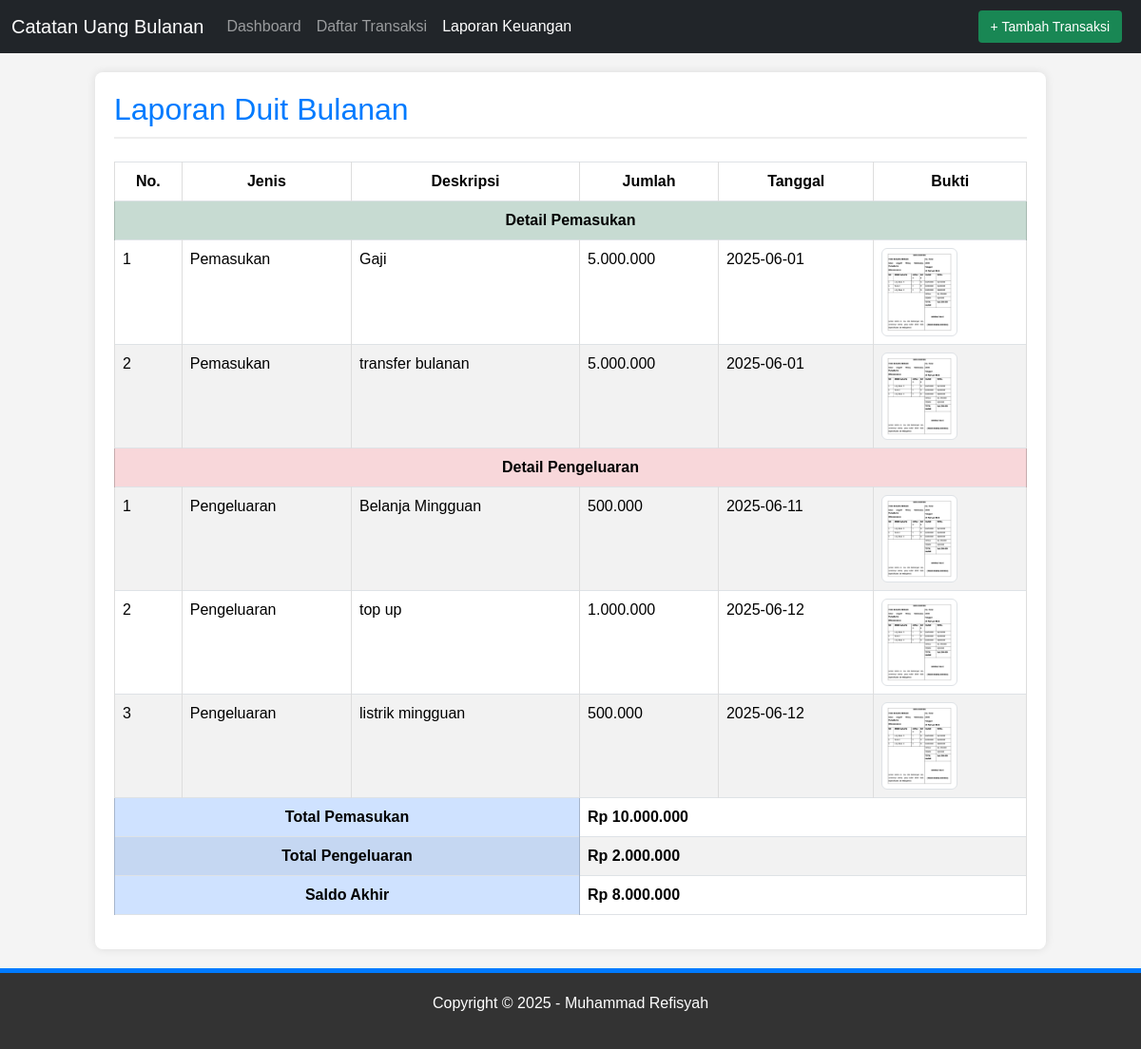
Screenshot of /index.php?page=laporan with the database file from the repository.
### tables this page shows
CREATE TABLE `pemasukan` (
  `id` int NOT NULL AUTO_INCREMENT,
  `deskripsi` varchar(255) NOT NULL,
  `jumlah` int NOT NULL,
  `tanggal` date NOT NULL,
  `bukti` varchar(255) DEFAULT NULL,
  `created_at` timestamp NULL DEFAULT CURRENT_TIMESTAMP,
  `updated_at` timestamp NULL DEFAULT CURRENT_TIMESTAMP ON UPDATE CURRENT_TIMESTAMP,
  PRIMARY KEY (`id`)
);

CREATE TABLE `pengeluaran` (
  `id` int NOT NULL AUTO_INCREMENT,
  `deskripsi` varchar(255) NOT NULL,
  `jumlah` int NOT NULL,
  `tanggal` date NOT NULL,
  `bukti` varchar(255) DEFAULT NULL,
  `created_at` timestamp NULL DEFAULT CURRENT_TIMESTAMP,
  `updated_at` timestamp NULL DEFAULT CURRENT_TIMESTAMP ON UPDATE CURRENT_TIMESTAMP,
  PRIMARY KEY (`id`)
);

### index.php (the view, shortened to what this page needs)
<?php
include 'config.php';
$page = isset($_GET['page']) ? $_GET['page'] : 'daftar';
?>
<!DOCTYPE html>
<html lang="id">
<head>
    <link href="https://cdn.jsdelivr.net/npm/bootstrap@5.3.3/dist/css/bootstrap.min.css" rel="stylesheet">
    <link rel="stylesheet" href="style.css">
</head>
<body>
    <div class="wrapper">
        <nav class="navbar navbar-expand-lg navbar-dark bg-dark"> <div class="container-fluid">
                <a class="navbar-brand" href="index.php?page=dashboard">Catatan Uang Bulanan</a>
                <div class="collapse navbar-collapse" id="navbarNavAltMarkup">
                    <div class="navbar-nav me-auto"> <a class="nav-link <?= ($page == 'dashboard' ? 'active' : '') ?>" aria-current="page" href="index.php?page=dashboard">Dashboard</a>
                        <a class="nav-link <?= ($page == 'daftar' || $page == 'tambah' || $page == 'edit' ? 'active' : '') ?>" href="index.php?page=daftar">Daftar Transaksi</a>
                        <a class="nav-link <?= ($page == 'laporan' ? 'active' : '') ?>" href="index.php?page=laporan">Laporan Keuangan</a>
                    </div>
                    <div class="navbar-nav"> <a class="btn btn-success me-2" href="index.php?page=tambah">+ Tambah Transaksi</a> </div>
                </div>
            </div>
        </nav>
        <div class="container">
            <?php
            switch ($page) {
                    ?>
                    <?php
                case 'laporan':
                    $sql_pemasukan_laporan = "SELECT id, deskripsi, jumlah, tanggal, bukti FROM pemasukan ORDER BY tanggal ASC";
                    $result_pemasukan_laporan = $conn->query($sql_pemasukan_laporan);
                    $total_pemasukan = 0;
                    $transaksi_pemasukan_laporan = [];
                    if ($result_pemasukan_laporan->num_rows > 0) {
                        while($row = $result_pemasukan_laporan->fetch_assoc()) {
                            $transaksi_pemasukan_laporan[] = $row;
                            $total_pemasukan += $row['jumlah'];
                        }
                    }
                    $sql_pengeluaran_laporan = "SELECT id, deskripsi, jumlah, tanggal, bukti FROM pengeluaran ORDER BY tanggal ASC";
                    $result_pengeluaran_laporan = $conn->query($sql_pengeluaran_laporan);
                    $total_pengeluaran = 0;
                    $transaksi_pengeluaran_laporan = [];
                    if ($result_pengeluaran_laporan->num_rows > 0) {
                        while($row = $result_pengeluaran_laporan->fetch_assoc()) {
                            $transaksi_pengeluaran_laporan[] = $row;
                            $total_pengeluaran += $row['jumlah'];
                        }
                    }
                    ?>
                    <h2 class="mb-4">Laporan Duit Bulanan</h2>
                    <div class="table-responsive">
                        <table class="table table-bordered table-striped">
                            <thead>
                                <tr>
                                    <th>No.</th>
                                    <th>Jenis</th>
                                    <th>Deskripsi</th>
                                    <th>Jumlah</th>
                                    <th>Tanggal</th>
                                    <th>Bukti</th>
                                </tr>
                            </thead>
                            <tbody>
                                <tr><td colspan="6" class="table-success fw-bold text-center">Detail Pemasukan</td></tr>
                                <?php $no_pemasukan = 1; if (!empty($transaksi_pemasukan_laporan)): ?>
                                    <?php foreach ($transaksi_pemasukan_laporan as $d): ?>
                                        <tr>
                                            <td><?= $no_pemasukan++ ?></td>
                                            <td>Pemasukan</td>
                                            <td><?= $d['deskripsi'] ?></td>
                                            <td><?= number_format($d['jumlah'], 0, ',', '.') ?></td>
                                            <td><?= $d['tanggal'] ?></td>
                                            <td>
                                                <?php if (!empty($d['bukti'])): ?>
                                                    <img src="uploads/bukti/<?= $d['bukti'] ?>" alt="Bukti" width="80" class="img-thumbnail">
                                                <?php else: ?>
                                                    <span class="text-muted">Tidak ada</span>
                                                <?php endif; ?>
                                            </td>
                                        </tr>
                                    <?php endforeach; ?>
                                <?php else: ?>
                                    <tr><td colspan="6" class="text-center">Belum ada data pemasukan.</td></tr>
                                <?php endif; ?>
                                <tr><td colspan="6" class="table-danger fw-bold text-center mt-3">Detail Pengeluaran</td></tr>
                                <?php $no_pengeluaran = 1; if (!empty($transaksi_pengeluaran_laporan)): ?>
                                    <?php foreach ($transaksi_pengeluaran_laporan as $d): ?>
                                        <tr>
                                            <td><?= $no_pengeluaran++ ?></td>
                                            <td>Pengeluaran</td>
                                            <td><?= $d['deskripsi'] ?></td>
                                            <td><?= number_format($d['jumlah'], 0, ',', '.') ?></td>
                                            <td><?= $d['tanggal'] ?></td>
                                            <td>
                                                <?php if (!empty($d['bukti'])): ?>
                                                    <img src="uploads/bukti/<?= $d['bukti'] ?>" alt="Bukti" width="80" class="img-thumbnail">
                                                <?php else: ?>
                                                    <span class="text-muted">Tidak ada</span>
                                                <?php endif; ?>
                                            </td>
                                        </tr>
                                    <?php endforeach; ?>
                                <?php else: ?>
                                    <tr><td colspan="6" class="text-center">Belum ada data pengeluaran.</td></tr>
                                <?php endif; ?>
                                <tr>
                                    <th colspan="3" class="table-primary">Total Pemasukan</th>
                                    <td colspan="3" class="fw-bold">Rp <?= number_format($total_pemasukan, 0, ',', '.') ?></td>
                                </tr>
                                <tr>
                                    <th colspan="3" class="table-primary">Total Pengeluaran</th>
                                    <td colspan="3" class="fw-bold">Rp <?= number_format($total_pengeluaran, 0, ',', '.') ?></td>
                                </tr>
                                <tr>
                                    <th colspan="3" class="table-primary">Saldo Akhir</th>
                                    <td colspan="3" class="fw-bold">Rp <?= number_format($total_pemasukan - $total_pengeluaran, 0, ',', '.') ?></td>
                                </tr>
                            </tbody>
                        </table>
                    </div>
                    <?php
                    break;
            }
            ?>
        </div> </div> <div class="footer">
        <p>Copyright &copy; 2025 - Muhammad Refisyah</p>
    </div>
</body>
</html>

### style.css (style rules this page uses)
html, body { height: 100%; margin: 0; padding: 0; }
body { display: flex; flex-direction: column; background-color: #f4f4f4; color: #333; font-family: Arial, sans-serif; }
.wrapper { flex: 1; display: flex; flex-direction: column; }
.container { max-width: 1000px; margin: 20px auto; background-color: #fff; padding: 20px; box-shadow: 0 0 10px rgba(0, 0, 0, 0.1); border-radius: 8px; flex-grow: 1; }
h2 { color: #007bff; border-bottom: 2px solid #eee; padding-bottom: 10px; margin-bottom: 20px; }
table { width: 100%; border-collapse: collapse; margin-bottom: 20px; }
table th, table td { border: 1px solid #ddd; padding: 8px; text-align: left; }
table th { background-color: #007bff; color: white; text-align: center; }
table tr:nth-child(even) { background-color: #f2f2f2; }
.btn { display: inline-block; padding: 6px 12px; margin-bottom: 0; font-size: 14px; font-weight: normal; line-height: 1.42857143; text-align: center; white-space: nowrap; vertical-align: middle; cursor: pointer; border: 1px solid transparent; border-radius: 4px; text-decoration: none; }
.footer { text-align: center; padding: 20px; margin-top: auto; background-color: #333; color: #fff; border-top: 5px solid #007bff; }

### rows the page displays
pemasukan: deskripsi "Gaji", jumlah "5.000.000", tanggal "2025-06-01", bukti (picture)
pemasukan: deskripsi "transfer bulanan", jumlah "5.000.000", tanggal "2025-06-01", bukti (picture)
pengeluaran: deskripsi "Belanja Mingguan", jumlah "500.000", tanggal "2025-06-11", bukti (picture)
pengeluaran: deskripsi "top up", jumlah "1.000.000", tanggal "2025-06-12", bukti (picture)
pengeluaran: deskripsi "listrik mingguan", jumlah "500.000", tanggal "2025-06-12", bukti (picture)

### other values shown
$total_pemasukan "10.000.000"
$total_pengeluaran "2.000.000"
$total_pemasukan - $total_pengeluaran "8.000.000"
